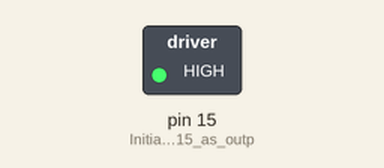
A sketch run on a simulated Arduino Uno, built with avr-gcc and run on an emulated ATmega328P. Parts: switched loads named in the sketch (green lamp = pin HIGH).

Above: at 2.0 s.
At 5.0 s:
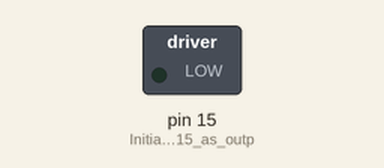
Timing chart, 0 to 7.8 s (numbered marks = the images above):
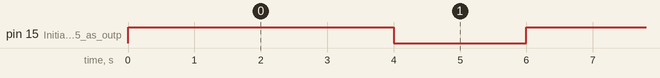

The sketch:

Project_17.1_Small_Fan.ino
```cpp
//**********************************************************************
/*
 * Filename    : Small_Fan
 * Description : S8050 triode drives the motor working
 * Auther      : http//www.keyes-robot.com
*/

void setup() {

  pinMode(15, OUTPUT); // Initialize pin 15 as output.
}

void loop() {
  digitalWrite(15, HIGH);   // Turn on the motor (HIGH means HIGH level)
  delay(4000);              // Delay 4 seconds
  digitalWrite(15, LOW);    // Reduce the voltage and turn off the motor
  delay(2000);              // Delay 2 seconds
}
//**********************************************************************************
```

Measured:
- by itself, pin 15 (Initialize_pin_15_as_outp): alternates HIGH for 4.0 s and LOW for 2.0 s
